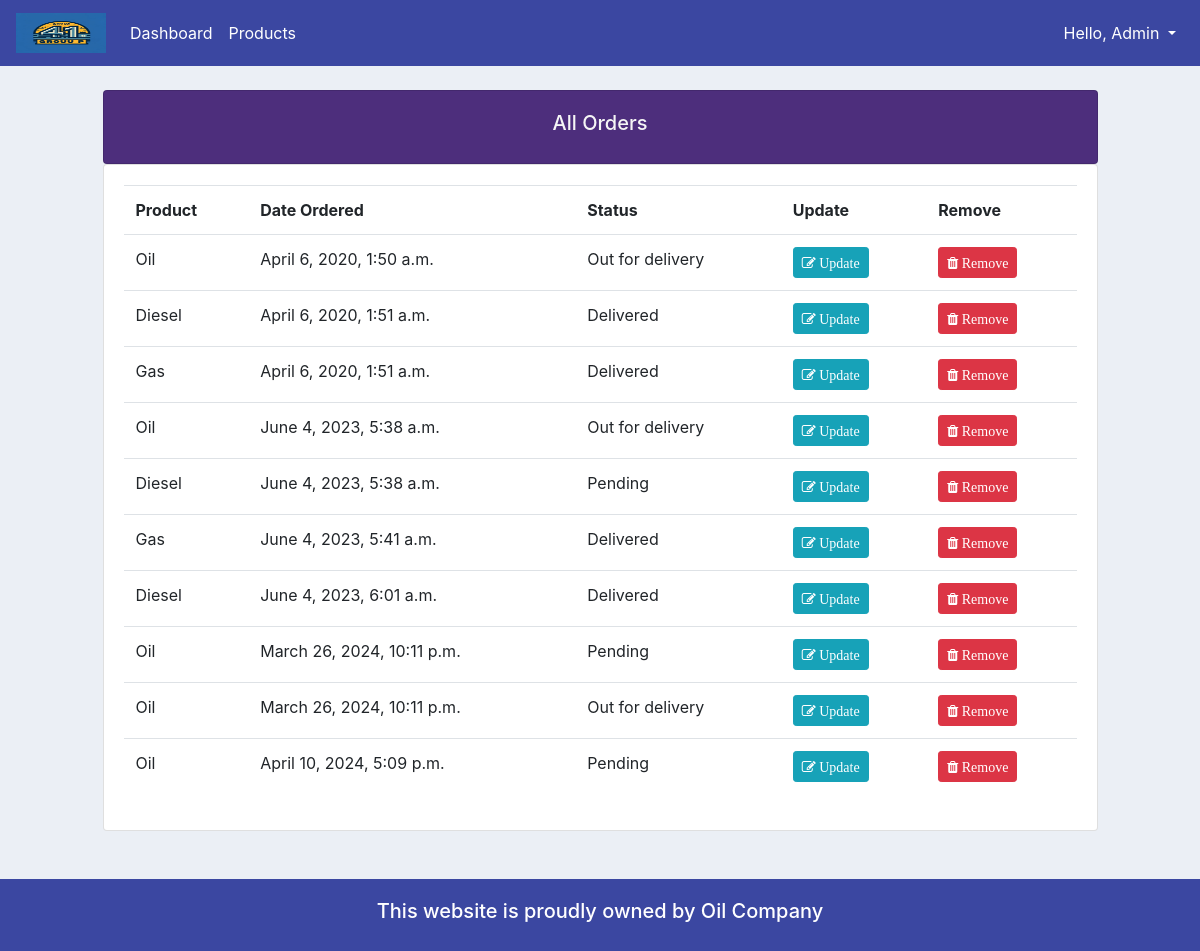
The page /all-orders/ (signed in) on the database as committed earlier.
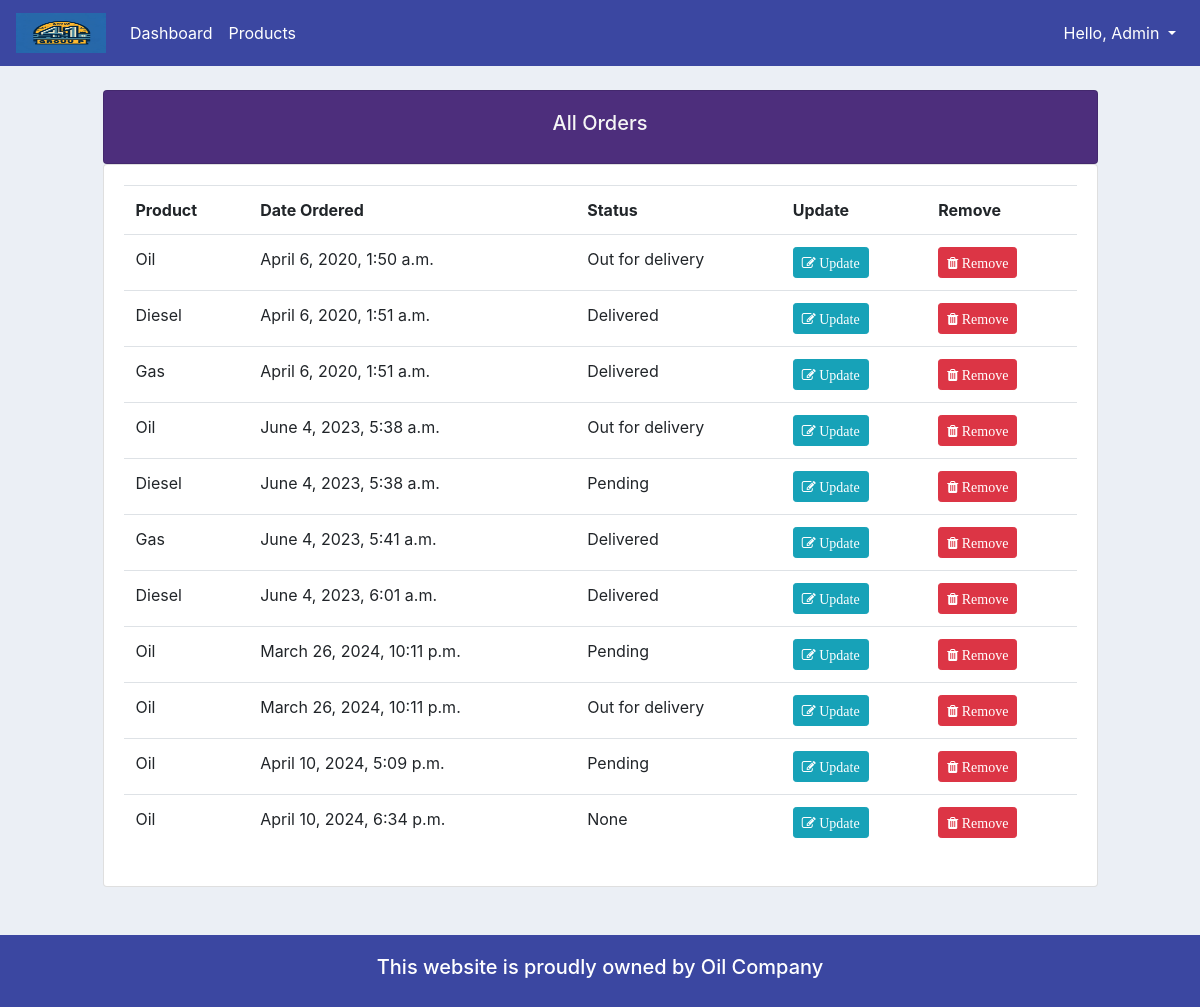
The same page on the database as committed later.
### accounts/models.py (models this page shows, shortened)
class Order(models.Model):
    STATUS = (
        ('Pending', 'Pending'),
        ('Out for delivery', 'Out for delivery'),
        ('Delivered', 'Delivered'),
    )
    customer = models.ForeignKey(Customer, null=True, on_delete=models.SET_NULL) # one to many relationships
    product = models.ForeignKey(Product, null=True, on_delete=models.SET_NULL) # one to many relationships
    date_created = models.DateTimeField(auto_now_add=True, null=True)
    status = models.CharField(max_length=200, null=True, choices=STATUS)
    note = models.CharField(max_length=1000, null=True) # for custom Search
    delivery_date = models.DateField(null=True, blank=True)  # Use DateField
    delivery_address = models.CharField(max_length=200, null=True)
    price = models.CharField(max_length=1000, null=True) # for custom Search

class Product(models.Model):
    CATEGORY = (
        ('Indoor', 'Indoor'),
        ('Out Door', 'Out Door'),
    )
    name = models.CharField(max_length=200, null=True)
    price = models.FloatField(null=True)
    category = models.CharField(max_length=200, null=True, choices=CATEGORY)
    description = models.CharField(max_length=200, null=True, blank=True)
    date_created = models.DateTimeField(auto_now_add=True, null=True)
    tags = models.ManyToManyField(Tag) # Many to Many relationships
    def __str__(self):
        return self.name

### accounts/decorators.py (the view)
	def wrapper_function(request, *args, **kwargs):
		group = None
		if request.user.groups.exists():
			group = request.user.groups.all()[0].name
		if group == 'customer':
			return redirect('user-page')
		if group == 'admin':
			return view_func(request, *args, **kwargs)

### accounts/views.py (called while the page is built)
@login_required(login_url='login')
@admin_only # if customer the redirect to user-page and if admin redirect to view_func
def allOrders(request):
    orders = Order.objects.all()
    context = {
        'orders':orders,
    }
    return render(request, 'accounts/all_orders.html', context)

### accounts/templates/accounts/all_orders.html
{%  extends 'accounts/main.html' %}
{% block content %}
		<br>
		<div class="row">
            <div class="col-1"></div>
			<div class="col-md-10">
				<div class="card card-body" style="background-color: #4d2e7c; color: whitesmoke; text-align: center;">
					<h5>All Orders</h5>
				</div>
				<div class="card card-body">
					<table class="table">
						<tr>
                            <th>Product</th>
                            <th>Date Ordered</th>
                            <th>Status</th>
                            <th>Update</th>
                            <th>Remove</th>
                        </tr>
                        {% for order in orders %}
                            <tr>
                                <td>{{ order.product }}</td>
                                <td>{{ order.date_created }}</td>
                                <td>{{ order.status }}</td>
                                <td><a class="btn btn-sm btn-info" href="{% url 'updateOrder' order.id %}"><i class="fa fa-edit"> Update</i></a></td>
                                <td><a class="btn btn-sm btn-danger" href="{% url 'delete_order' order.id %}"><i class="fa fa-trash"> Remove</i></a></td>
                            </tr>
                        {% endfor %}
					</table>
				</div>
			</div>
		</div>
{% endblock content %}

Rows that differ between the two databases and show on the page:
added Order: product "Oil", date_created "April 10, 2024, 6:34 p.m.", status "None"
